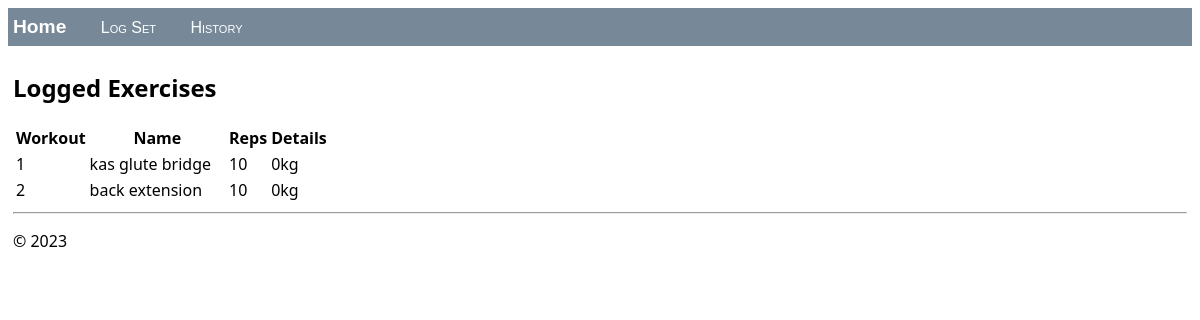
Before: /history with the older database file.
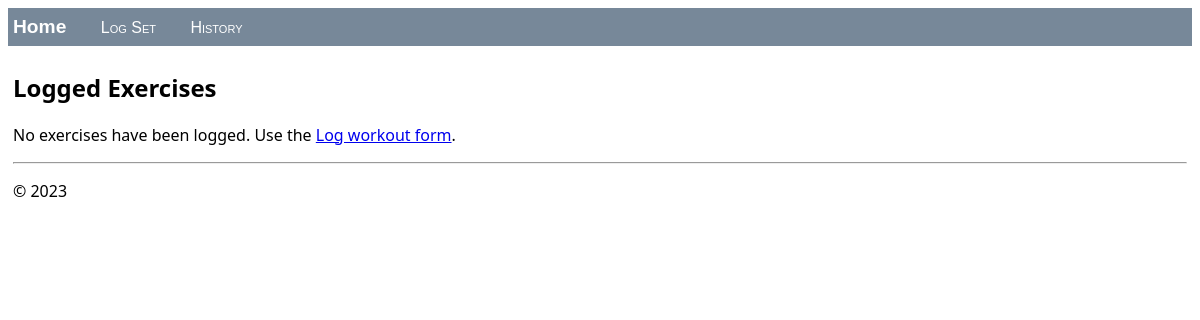
After: the same page with the newer database file.
### hello/models.py (models this page shows, shortened)
class Exercise(models.Model):
    workout_id = models.CharField(unique=False, max_length=100, default=datetime.datetime.now().strftime("%m/%d/%Y, %H:%M:%S"))
    EXERCISE_CATEGORIES = [
    ('legs', (
        ('ht', 'hip thrust'),
        ('kas', 'kas glute bridge'),
        ('sht', 'single-leg hip thrust'),
        ('be', 'back extension'),
        ('s', 'squat'),
        ('bss', 'BSS'),
        ('rdl', 'RDL'),
        ('dl', 'deadlift'),
        ('su', 'step-ups'),
    )),
    ('upper-body', (
        ('bc', 'bicep curls'),
        ('hc', 'hammer curls'),
        ('pu', 'pull-ups'),
    )),
    ('abs', (
        ('io', 'in-n-outs'),
        ('pl', 'plank'),
        ('spl', 'side plank'),
        ('hd', 'hip dips'),
        ('vs', 'v-sit'),
    )),
    ('cardio', (
        ('jo', 'jo'),
        ('bi', 'bike'),
        ('st', 'stair master'),
    )),]
    exercise = models.CharField(max_length=30, choices=EXERCISE_CATEGORIES)
    reps = models.IntegerField(default='10')
    val = models.IntegerField(default='0')
    UNIT_OPTIONS = [('kg', 'kg'),('lb','lb'),('s','seconds'),('min', 'minutes')]
    specs = models.CharField(max_length=3, choices=UNIT_OPTIONS, default=('kg', 'kg'))
    details = models.CharField(max_length=10, default='')

### hello/views.py (the view)
class MyWorkoutView(ListView):
    model = Exercise
    def get_context_data(self, **kwargs):
        context = super(MyWorkoutView, self).get_context_data(**kwargs)
        return context

### hello/templates/hello/history.html (shortened to what this page needs)
{% extends "hello/layout.html" %}
{% block content %}
    <h2>Logged Exercises</h2>
    {% if exercise_list %}
        <table class="exercise_list">
            <thead>
            <tr>
                <th>Workout</th>
                <th>Name</th>
                <th>Reps</th>
                <th>Details</th>
            </tr>
            </thead>
            <tbody>
            {% for exercise in exercise_list %}
                <tr>
                    <td>{{ exercise.id }}</td>
                    <td>{{ exercise.get_exercise_display }}</td>
                    <td>{{ exercise.reps }}</td>
                    <td>{{ exercise.details }}</td>
                </tr>
            {% endfor %}
            </tbody>
        </table>
    {% else %}
        <p>No exercises have been logged. Use the <a href="{% url 'exercise' %}">Log workout form</a>.</p>
    {% endif %}
{% endblock %}

Changed rows visible on the page:
removed Exercise: id "1", exercise "kas glute bridge", reps "10", details "0kg"
removed Exercise: id "2", exercise "back extension", reps "10", details "0kg"
Other visible differences:
text no longer shown: "Workout Name Reps Details"
text now shown: "No exercises have been logged. Use the Log workout form ."
